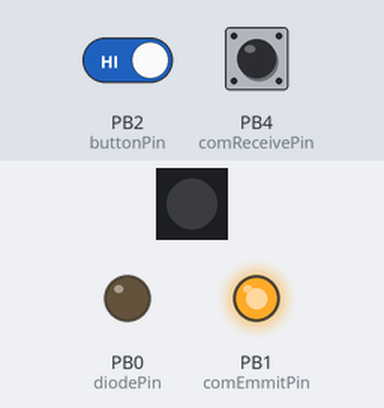
A sketch run on a simulated ATtiny85, built with avr-gcc and run on an emulated ATtiny85. On the bench: 1 RGB LEDs in strip order, left to right, output pins drawn as LEDs (lit = HIGH). Dashed ring = blinking. The test bench sets the inputs (shaded band); at power-on: PB4 (comReceivePin) HIGH, PB2 (buttonPin) HIGH. The strip is taken to match the declared colour order; random numbers use the default seed unless the sketch sets one.

Above: at 1.2 s.
1.3 s: PB4 (comReceivePin) pulled LOW for 0.15 s
At 5.1 s:
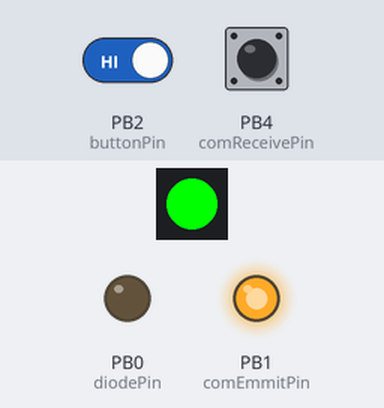
7.4 s: PB2 (buttonPin) driven HIGH
9.0 s: PB2 (buttonPin) driven LOW
At 9.8 s:
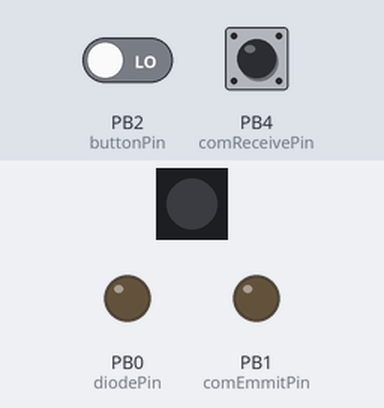
At 12.4 s:
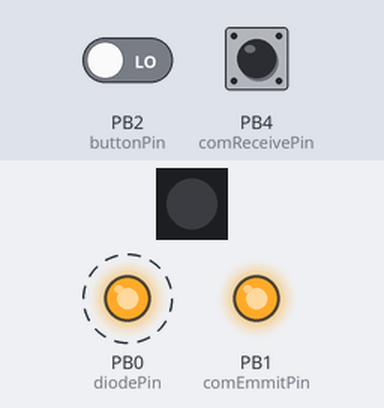
15.0 s: PB4 (comReceivePin) pulled LOW for 3.2 s
Timing chart, 0 to 19.0 s (numbered marks = the images above; inputs shaded):
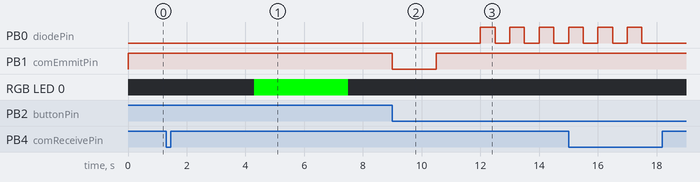

The sketch:

RowletCode.ino
```cpp
#include <Adafruit_NeoPixel.h>
//Pins
const int ledPin = 3;
const int comEmmitPin = 1;
const int comReceivePin = 4;
const int diodePin = 0;
const int buttonPin = 2;
#ifdef __AVR__
#include <avr/power.h>
#endif
//button variables
long pressPeriod = 3000; //in milliseconds
unsigned long buttonPressStartTime;
bool pressed = false;
bool prevPressed = false;
//LED variables
unsigned int red;
unsigned int green;
unsigned int blue;
long colorChangeSpeed = 200;
Adafruit_NeoPixel strip = Adafruit_NeoPixel(1, ledPin, NEO_RGBW + NEO_KHZ800);
//harm variables
bool harm = false;
bool prevHarm = false;
unsigned long harmStartTime;
//fight logic variables
bool inFightMode = false;
bool attackSuccessful = false;
int attackFlaps = 5; //number of flaps performed for attack
int flapWaitTime = 500; //wait time between flap moves
long responseTime = 3000; //in milliseconds
long attackPeriod = 3000; //the emmition period of the attack mechanism
int maxValue = 2^15 - 1;

//SETUP
void setup() {
  //Trinket special code
#if defined (__AVR_ATtiny85__)
  if (F_CPU == 16000000) clock_prescale_set(clock_div_1);
#endif
  //set up pin modes
  pinMode(ledPin, OUTPUT);
  pinMode(comEmmitPin, OUTPUT);
  pinMode(comReceivePin, INPUT_PULLUP);
  pinMode(diodePin, OUTPUT);
  pinMode(buttonPin, INPUT_PULLUP);
  //set up laser
  digitalWrite(comEmmitPin, HIGH);
  //set up neopixel
  strip.begin();
  strip.show(); //all pixel initialized to off
}

//MAIN LOOP
void loop() {
  if (inFightMode) {
    fightMode();
  }
  else {
    idleMode();
  }
}

//IDLE MODE
void idleMode() {
  //listen for connection of two objects
  if (digitalRead(comReceivePin) == HIGH) {
    inFightMode = true;
  }
  //Change body color
  bodyColorChangeF();
}

//BODY COLOR CHANGE
void bodyColorChangeF() {
  //exit from long press recording when button unpressed
  buttonResponse();

  if (!pressed) {
    prevPressed = false;
  }
  //record first button press start time
  if (pressed && !prevPressed) {
    prevPressed = true;
    buttonPressStartTime = millis();
  }
  //react to a long button press
  if (millis() - buttonPressStartTime > pressPeriod && prevPressed) {
    red = random(255);
    green = random(255);
    blue = random(255);
    if (red > 245 && green < 10 && blue < 10) {
      green = 255;
      blue = 255;
    }
    colorWipe(strip.Color(green, red, blue), colorChangeSpeed);
    buttonPressStartTime = maxValue;
  }
}

//BUTTON RESPONSE FUNCTION
void buttonResponse(){
  if (digitalRead(buttonPin) == HIGH) {
    pressed = false;
  }
  else {
    pressed = true;
  }
}

//IMPLEMENT COLOR
void colorWipe(uint32_t c, uint8_t wait) {
  for (uint16_t i = 0; i < strip.numPixels(); i++) {
    strip.setPixelColor(i, c);
    strip.show();
    delay(wait);
  }
}

//FIGHT MODE
void fightMode() {
  //fight sensor data gathering
  comReceiveResponse();
  buttonResponse();

  //if register harm then start the clock to check whether it's disconnect or attack.
  if (harm) {
    if (!prevHarm) {
        harmStartTime = millis();
        prevHarm = true;
    }
  }
  //if no harm registered attack
  else if (pressed && !prevHarm) {
    attack();
  }

  //if attack period exceeded check if it's a disconnect or defeat
  if (millis() - harmStartTime > attackPeriod && prevHarm) {
    //if defeat perform lost response
    if (!harm) {
      harmStartTime = maxValue;
      colorWipe(strip.Color(0, 255, 0), colorChangeSpeed);
      delay(responseTime);
      colorWipe(strip.Color(green, red, blue), colorChangeSpeed);
      prevHarm = false;
    }
    //if disconnect exit fightmode
    else {
      harmStartTime = maxValue;
      inFightMode = false;
      prevHarm = false;
    }
  }
}

//COMMRECEIVE RESPONSE
void comReceiveResponse(){
  if (digitalRead(comReceivePin) == HIGH) {
    harm = false;
  }
  else {
    harm = true;
  }
}

//ATTACK FUNCTION
void attack() {
  //send out attack signal
  digitalWrite(comEmmitPin, LOW);
  delay(0.5*attackPeriod);
  digitalWrite(comEmmitPin, HIGH);
  delay(0.5*attackPeriod);
  //perform attack action
  for (int numberOfFlaps = 0; numberOfFlaps <= attackFlaps; numberOfFlaps++) {
    digitalWrite(diodePin, HIGH);
    delay(flapWaitTime);
    digitalWrite(diodePin, LOW);
    delay(flapWaitTime);
  }
}
```

Measured:
- after the input at 1.3 s, RGB LED 0: off → RGB(0, 255, 0) after 3.0 s
- after the input at 9.0 s, PB0 (diodePin): alternates HIGH for 0.50 s and LOW for 0.50 s, starting after 3.0 s; PB1 (comEmmitPin): HIGH → LOW at once, → HIGH 1.5 s later
